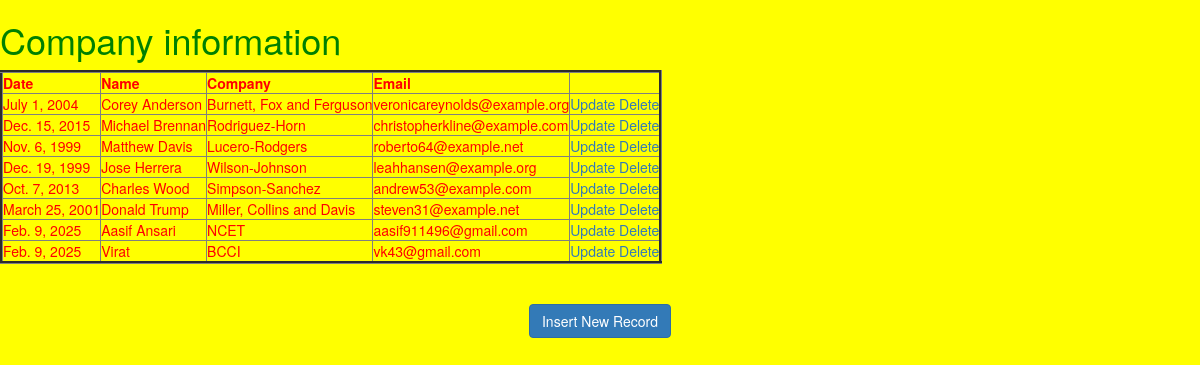
The page / on the database its author committed.
### firstapp/models.py (models this page shows)
class Company(models.Model):
    date=models.DateField()
    name=models.CharField(max_length=32)
    company=models.CharField(max_length=32)
    email=models.EmailField()

### firstapp/views.py (the view)
# urls.py: path('', views.main_view),
def main_view(request):
    total_data=Company.objects.all()
    mydict={'total_data':total_data}
    return render(request,'firstapp/main.html',mydict)

### templates/firstapp/main.html (shortened to what this page needs)
<!DOCTYPE html>
{% load static %}
<html lang="en" dir="ltr">
  <head>
    <link rel="stylesheet" href="https://maxcdn.bootstrapcdn.com/bootstrap/3.4.1/css/bootstrap.min.css">
      <link rel="stylesheet" href="{% static 'css/style.css'%}">
  </head>
  <body>
    <h1>Company information</h1>
    <table border="3">
      <thead>
        <th>Date</th>
        <th>Name</th>
        <th>Company</th>
        <th>Email</th>
      </thead>
    {%for data in total_data %}
        <tr>
          <td>{{data.date}}</td>
          <td>{{data.name}}</td>
          <td>{{data.company}}</td>
          <td>{{data.email}}</td>
          <td> <a href="/update/{{data.id}}">Update</a> <a href="/delete/{{data.id}}">Delete</a> </td>
        </tr>
        {% endfor%}
    </table>
    <br><br>
    <div style="text-align:center">
          <a  href="/insert" class="btn btn-primary">Insert New Record</a>
    </div>
  </body>
</html>

### static/css/style.css (style rules this page uses)
body { background: yellow; }
table { color: red }
h1 { color: green; }

### rows shown on the page
Company: date "July 1, 2004", name "Corey Anderson", company "Burnett, Fox and Ferguson", email "veronicareynolds@example.org"
Company: date "Dec. 15, 2015", name "Michael Brennan", company "Rodriguez-Horn", email "christopherkline@example.com"
Company: date "Nov. 6, 1999", name "Matthew Davis", company "Lucero-Rodgers", email "roberto64@example.net"
Company: date "Dec. 19, 1999", name "Jose Herrera", company "Wilson-Johnson", email "leahhansen@example.org"
Company: date "Oct. 7, 2013", name "Charles Wood", company "Simpson-Sanchez", email "andrew53@example.com"
Company: date "March 25, 2001", name "Donald Trump", company "Miller, Collins and Davis", email "steven31@example.net"
Company: date "Feb. 9, 2025", name "Aasif Ansari", company "NCET", email "aasif911496@gmail.com"
Company: date "Feb. 9, 2025", name "Virat", company "BCCI", email "vk43@gmail.com"
